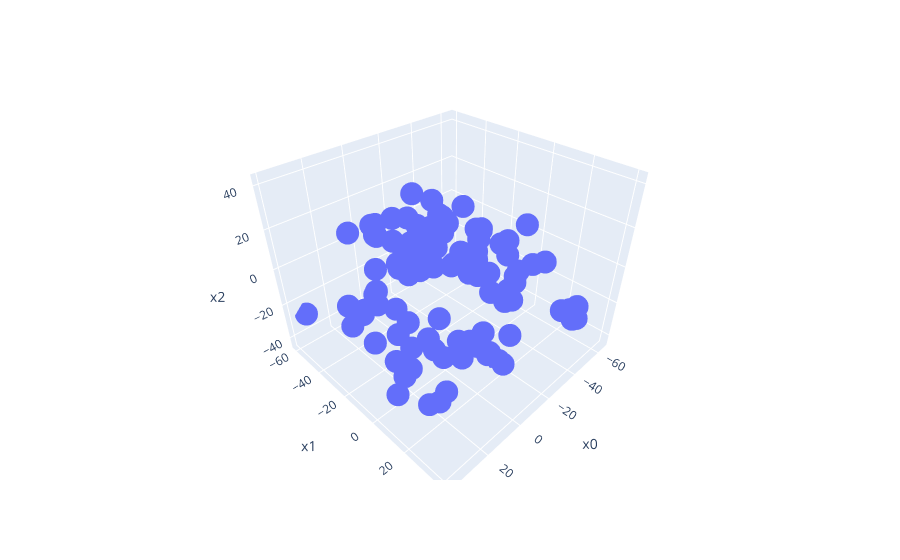

Notebook code cell kept with this figure:
### Code cell
print(f'Number of points: {db_sample_df.shape}')

fig = px.scatter_3d(db_sample_df[:1000], x='x0', y='x1', z='x2')
fig.show()
